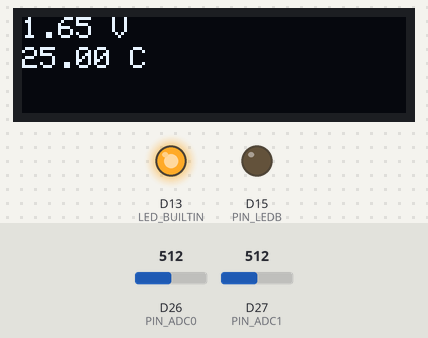
This sketch was run on a simulated Arduino Due. Parts: 128×32 one-colour display, output pins drawn as LEDs (lit = HIGH). The inputs (shaded band) are chosen by the test bench; at power-on: D26 (PIN_ADC0) = 512, D27 (PIN_ADC1) = 512 (analog values on the 0–1023 scale). What the sketch prints to the serial monitor is not drawn.

Above: at 4.2 s.
4.3 s: D26 (PIN_ADC0) set to 523
At 5.1 s:
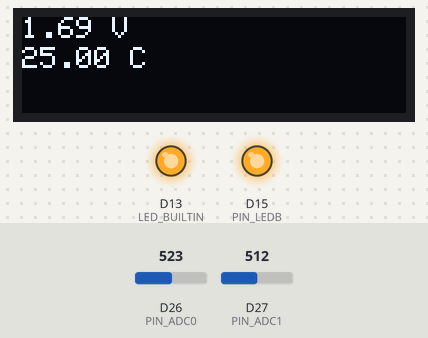
5.9 s: D27 (PIN_ADC1) set to 716
At 7.1 s:
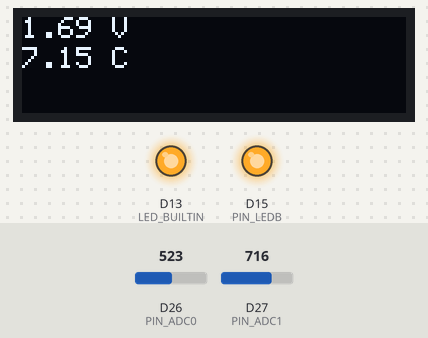
7.5 s: D26 (PIN_ADC0) set to 511
At 7.9 s:
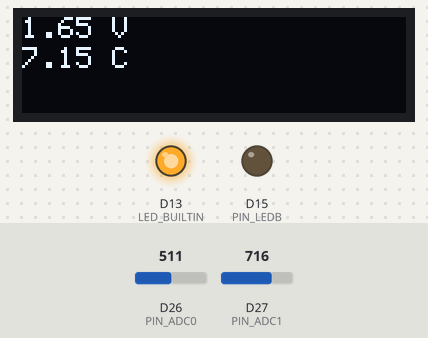
9.0 s: D27 (PIN_ADC1) set to 900
At 9.4 s:
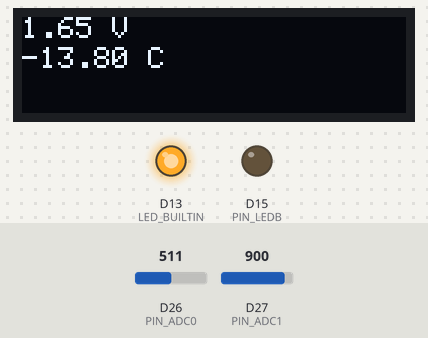
10.5 s: D27 (PIN_ADC1) set to 1023
At 11.7 s:
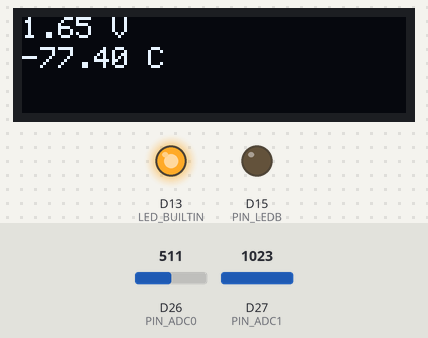
12.0 s: D26 (PIN_ADC0) set to 306
At 13.4 s:
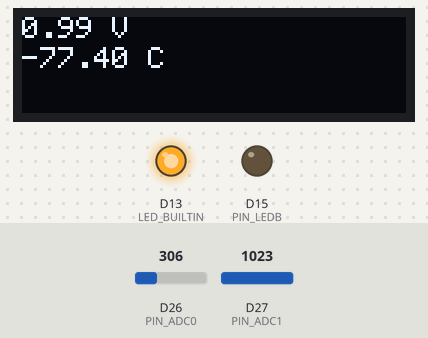
Timing chart, 0 to 14.5 s (numbered marks = the images above; inputs shaded):
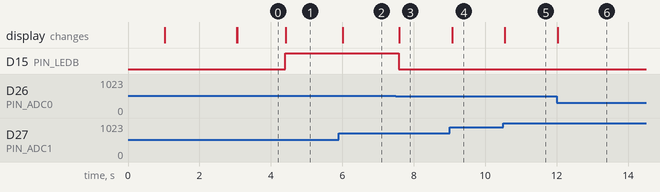

Measured:
- the behaviour switches between 514 and 515 on D26 (PIN_ADC0) (found by bisection; images 0 and 1)
- after the input at 4.3 s, D15 (PIN_LEDB): LOW → HIGH after 0.11 s; the display: changes after 0.12 s (image 1)
- after the input at 5.9 s, the display: changes after 0.11 s (image 2)
- after the input at 7.5 s, D15 (PIN_LEDB): HIGH → LOW after 0.08 s; the display: changes after 0.10 s (image 3)
- after the input at 9.0 s, the display: changes after 0.07 s (image 4)
- after the input at 10.5 s, the display: changes after 0.05 s (image 5)
- after the input at 12.0 s, the display: changes at once (image 6)

The sketch:

multi.ino
```cpp
/**********************************************************************
  Filename    : SoftLight
  Description : Controlling the brightness of LED by potentiometer.
  Auther      : www.freenove.com
  Modification: 2021/10/13
**********************************************************************/
#include <Wire.h>
#include <Adafruit_GFX.h>
#include <Adafruit_SSD1306.h>

#define PIN_ADC0        26
#define PIN_ADC1        27
#define GPIO23          23
#define PIN_LEDB         15
#define RES           1024.0
#define SCREEN_WIDTH 128 // OLED display width, in pixels
#define SCREEN_HEIGHT 32 // OLED display height, in pixels

// Declaration for an SSD1306 display connected to I2C (SDA, SCL pins)
 Adafruit_SSD1306 display(SCREEN_WIDTH, SCREEN_HEIGHT, &Wire, -1);

void initdbg() {
  Serial.begin(115200);
  delay(1000);
  Serial.println("Raspberry Pi Pico initialization completed!");
  pinMode(LED_BUILTIN, OUTPUT);
  digitalWrite(GPIO23, LOW);
  digitalWrite(LED_BUILTIN,HIGH);
}
void setup() {
  //TwoWire CustomI2C1(6, 7);

  initdbg();
  pinMode(PIN_LEDB, OUTPUT);

   if(!display.begin(SSD1306_SWITCHCAPVCC, 0x3C)) { // Address 0x3D for 128x64
    Serial.println("SSD1306 allocation failed");
    for(;;);
  }
  Serial.println("SSD1306 allocation OK");


  delay(2000);
  display.invertDisplay(false);
  display.setRotation(10);
  display.clearDisplay();
  display.setTextSize(1);
  display.setTextColor(WHITE);
  display.setCursor(0, 0);
  // Display static text
  display.println("Hello, world!!!");
  display.display();

}

void loop() {
  analogReadResolution(10);
  int adcVal = analogRead(PIN_ADC0);
  int adcValueTemp = analogRead(PIN_ADC1);
  double voltageT = (float)adcValueTemp / RES * 3.3;
  double Rt = 10 * voltageT / (3.3 - voltageT);
  double tempK = 1 / (1 / (273.15 + 25) + log(Rt / 10) / 3950.0); //calculate temperature (Kelvin)
  double tempC = tempK - 273.15;
  double voltage = adcVal / RES * 3.3;
 Serial.println("ADC Value: " + String(adcVal) + " --- Voltage Value: " + String(voltage) + "V\t"+"VoltageT: " + String(voltageT) + "V"+"Temperature: " + String(tempC) + "C");
  analogWrite(PIN_LEDB, map(adcVal, 0, RES, 0, 255));
  display.clearDisplay();
  display.setTextSize(1);
  display.setTextColor(WHITE);
  display.setCursor(0, 0);
  display.println(String(voltage) + " V");
  display.setCursor(0, 10);
  display.println(String(tempC) + " C");
  display.display();
  delay(100);
}
```
